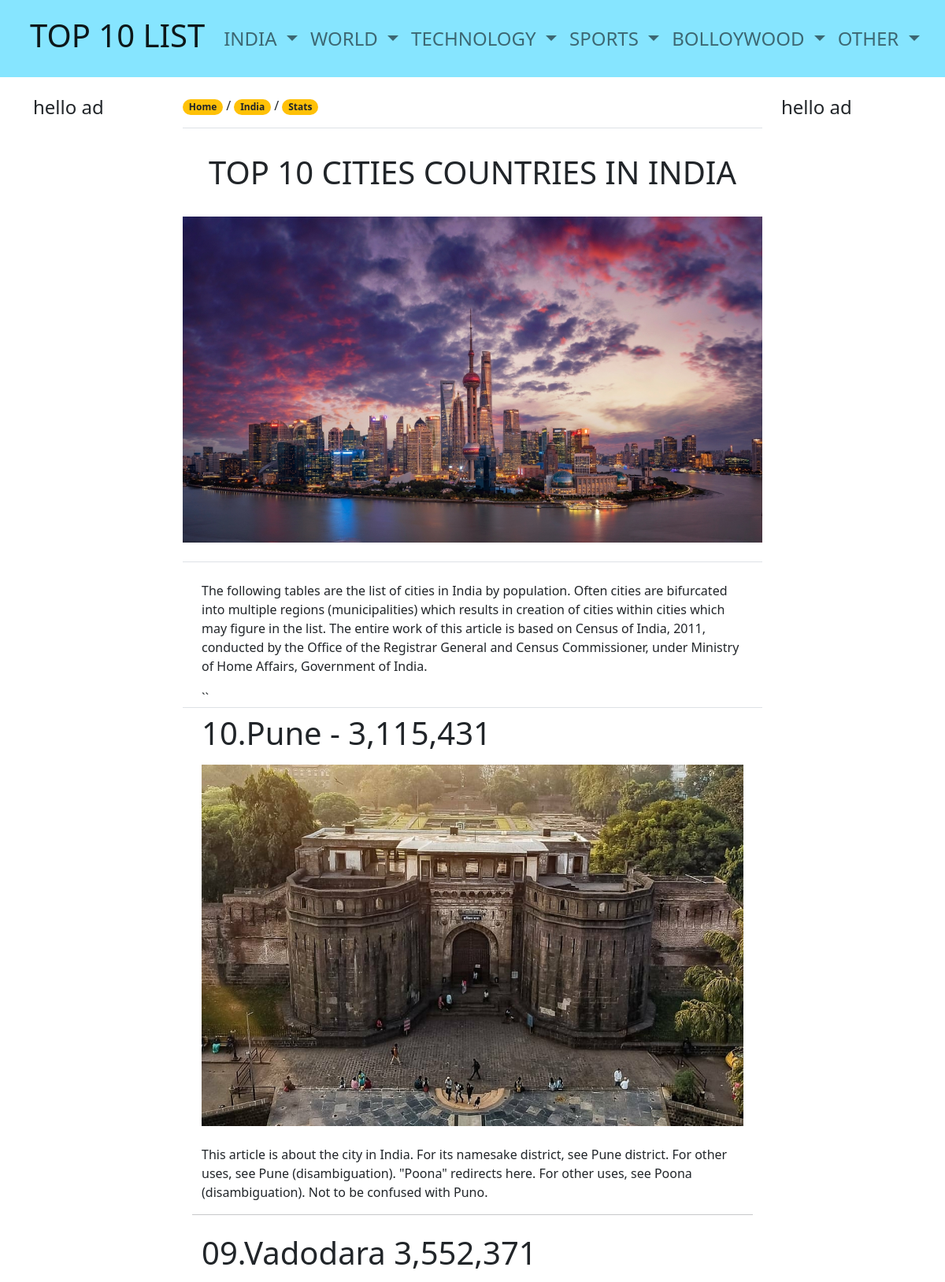
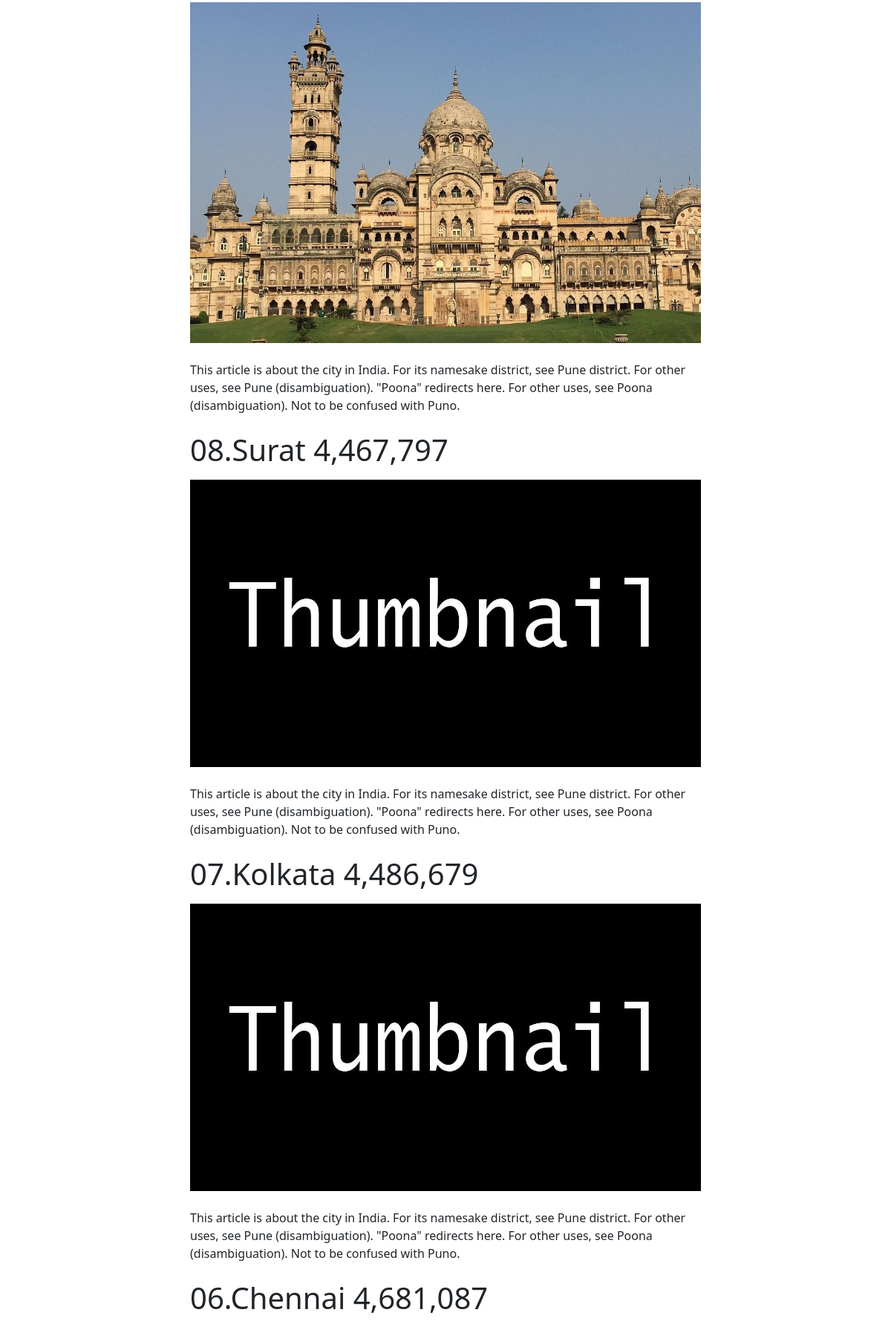
The page /top_10_cities_in_india_by_population/ (upper part) on the database its author committed (2 pictures, top to bottom).
### Main/models.py (models this page shows, shortened)
class Post(models.Model):
    name = models.CharField(max_length=100)
    slug = models.SlugField(max_length=200, unique=True)
    description = models.TextField()
    thumbnail = models.ImageField(upload_to='thumbnail/')
    created_on = models.DateTimeField(auto_now_add=True)
    status = models.IntegerField(choices=STATUS, default=0)
    parent_cat= models.CharField(max_length=50)
    child_cat= models.CharField(max_length=50)
    is_affiliate=models.BooleanField(default=False)
    title_number_10=models.CharField(max_length=100,default='')
    img_number_10=models.ImageField(upload_to='post_images/',default='post_images/default.jpg')
    desc_number_10=models.CharField(max_length=500,default='')
    title_number_9=models.CharField(max_length=100,default='')
    img_number_9=models.ImageField(upload_to='post_images/',default='post_images/default.jpg')
    desc_number_9=models.CharField(max_length=500,default='')
    title_number_8=models.CharField(max_length=100,default='')
    img_number_8=models.ImageField(upload_to='post_images/',default='post_images/default.jpg')
    desc_number_8=models.CharField(max_length=500,default='')
    title_number_7=models.CharField(max_length=100,default='')
    img_number_7=models.ImageField(upload_to='post_images/',default='post_images/default.jpg')
    desc_number_7=models.CharField(max_length=500,default='')
    title_number_6=models.CharField(max_length=100,default='')
    img_number_6=models.ImageField(upload_to='post_images/',default='post_images/default.jpg')
    desc_number_6=models.CharField(max_length=500,default='')
    title_number_5=models.CharField(max_length=100,default='')
    img_number_5=models.ImageField(upload_to='post_images/',default='post_images/default.jpg')
    desc_number_5=models.CharField(max_length=500,default='')
    title_number_4=models.CharField(max_length=100,default='')
    img_number_4=models.ImageField(upload_to='post_images/',default='post_images/default.jpg')
    desc_number_4=models.CharField(max_length=500,default='')
    title_number_3=models.CharField(max_length=100,default='')
    img_number_3=models.ImageField(upload_to='post_images/',default='post_images/default.jpg')
    desc_number_3=models.CharField(max_length=500,default='')
    title_number_2=models.CharField(max_length=100,default='')
    img_number_2=models.ImageField(upload_to='post_images/',default='post_images/default.jpg')
    desc_number_2=models.CharField(max_length=500,default='')
    title_number_1=models.CharField(max_length=100,default='')
    img_number_1=models.ImageField(upload_to='post_images/',default='post_images/default.jpg')
    desc_number_1=models.CharField(max_length=500,default='')
    class Meta:
        ordering = ['-created_on']

### Main/views.py (the view)
# urls.py: path('<slug:slug>/',DetailView.as_view(), name="post_detail"),
class DetailView(View):
    def get(self,request,slug):
        DetailView = Post.objects.get(slug=slug)
        context = {
                'DetailView': DetailView
            }
        return render(request,'post_detail.html',context)

### Main/templates/post_detail.html (shortened to what this page needs)
{% extends "base.html" %}
{% block content %}
{% load static %}
  <main class="mt-4 mb-5">
    <div class="container">
      <div class="row">
        <div class="col-sm-2">
          {% block rightsidebar %}
          {% include 'test.html' %}
          {% endblock rightsidebar %}
        </div>
        <div class="col-sm-8">
          <section class="border-bottom mb-4">
                  <p> <span class="badge rounded-pill bg-warning ">
                        <a href={% url 'TOPLIST' %} class="text-decoration-none link-dark"> Home </a>
                      </span> /
                    <span class="badge rounded-pill bg-warning ">
                        <a href="{% url 'parent_cat' DetailView.parent_cat %}" class="text-decoration-none link-dark" > {{DetailView.parent_cat}} </a>
                    </span> /
                    <span class="badge rounded-pill bg-warning ">
                      <a href="{% url 'child_cat' DetailView.parent_cat DetailView.child_cat %}" class="text-decoration-none link-dark" > {{DetailView.child_cat}} </a>
                    </span>
                  </p>
              </section>
              <div id="intro" class="p-2 text-center">
            <h1 class="mb-0 h1">{{ DetailView.name }}</h1>
          </div>
                <section class="border-bottom mb-4">
                  <img src={{ DetailView.thumbnail.url }} class="img-fluid shadow-2-strong rounded-5 mb-4 mt-4" alt="" />
                </section>
                <div class="container">
                <section>
                  <p>  {{ DetailView.description}} </p>
                </section>
              ``</div>
                <section class="border-top mb-4">
                      <div class="container">
                            <div class="row">
                                <div class="col">
                                  <div class="row mt-2">
                                        <h1 class="display-6">
                                          <strong>
                                            {% if DetailView.is_affiliate %}
                                            <a href="#">10. {{ DetailView.title_number_10 }}</a>
                                            {% else %}
                                            10.{{ DetailView.title_number_10 }}
                                            {% endif %}
                                          </strong>
                                        </h1>
                                    </div>
                                    <div class="row mt-2">
                                      <img src={{ DetailView.img_number_10.url }} alt="image" />
                                    </div>
                                    <div class="row mt-4">
                                      <p>  {{ DetailView.desc_number_10 }}
                                      </p>
                                    </div>
                                </div>
                                <hr class="hr" />
                              </div>
                              <div class="row">
                                <div class="col">
                                  <div class="row mt-2">
                                        <h1 class="display-6">
                                          <strong>
                                              09.{{ DetailView.title_number_9 }}
                                          </strong>
                                        </h1>
                                    </div>
                                    <div class="row mt-2">
                                      <img src={{ DetailView.img_number_9.url }} alt="image" />
                                    </div>
                                    <div class="row mt-4">
                                      <p>    {{ DetailView.desc_number_9 }} </p>
                                    </div>
                                </div>
                              </div>
                              <div class="row">
                                <div class="col">
                                  <div class="row mt-2">
                                        <h1 class="display-6">
                                          <strong>
                                              08.{{ DetailView.title_number_8 }}
                                          </strong>
                                        </h1>
                                    </div>
                                    <div class="row mt-2">
                                      <img src={{ DetailView.img_number_8.url }} alt="image" />
                                    </div>
                                    <div class="row mt-4">
                                      <p>    {{ DetailView.desc_number_8 }} </p>
                                    </div>
                                </div>
                              </div>
                          <div class="row">
                            <div class="col">
                              <div class="row mt-2">
                                    <h1 class="display-6">
                                      <strong>
                                          07.{{ DetailView.title_number_7 }}
                                      </strong>
                                    </h1>
                                </div>
                                <div class="row mt-2">
                                  <img src={{ DetailView.img_number_7.url }} alt="image" />
                                </div>
                                <div class="row mt-4">
                                  <p>    {{ DetailView.desc_number_7 }} </p>
                                </div>
                            </div>
                          </div>
                          <div class="row">
                            <div class="col">
                              <div class="row mt-2">
                                    <h1 class="display-6">
                                      <strong>
                                          06.{{ DetailView.title_number_6 }}
                                      </strong>
                                    </h1>
                                </div>
                            </div>
                          </div>
                      </div>
                </section>
        </div>
        <div class="col-sm-2">
          {% block leftsidebar %}
          {% include 'test.html' %}
          {% endblock leftsidebar %}
        </div>
      </div>
    </div>
  </main>
{%endblock%}

### rows shown on the page
Post: parent_cat "India", child_cat "Stats", name "TOP 10 CITIES COUNTRIES IN INDIA", thumbnail (picture), description "The following tables are the list of cities in India by population. Often cities are bifurcated into multiple regions (municipalities) which results in creation of cities within cities which may figure in the list. The entire work of this article is based on Census of India, 2011, conducted by the Office of the Registrar General and Census Commissioner, under Ministry of Home Affairs, Government of India.", title_number_10 "Pune - 3,115,431", img_number_10 (picture), desc_number_10 "This article is about the city in India. For its namesake district, see Pune district. For other uses, see Pune (disambiguation). \"Poona\" redirects here. For other uses, see Poona (disambiguation). Not to be confused with Puno.", title_number_9 "Vadodara 3,552,371", img_number_9 (picture), desc_number_9 "This article is about the city in India. For its namesake district, see Pune district. For other uses, see Pune (disambiguation). \"Poona\" redirects here. For other uses, see Poona (disambiguation). Not to be confused with Puno.", title_number_8 "Surat 4,467,797", img_number_8 (placeholder picture), desc_number_8 "This article is about the city in India. For its namesake district, see Pune district. For other uses, see Pune (disambiguation). \"Poona\" redirects here. For other uses, see Poona (disambiguation). Not to be confused with Puno.", title_number_7 "Kolkata 4,486,679", img_number_7 (placeholder picture), desc_number_7 "This article is about the city in India. For its namesake district, see Pune district. For other uses, see Pune (disambiguation). \"Poona\" redirects here. For other uses, see Poona (disambiguation). Not to be confused with Puno.", title_number_6 "Chennai 4,681,087"
